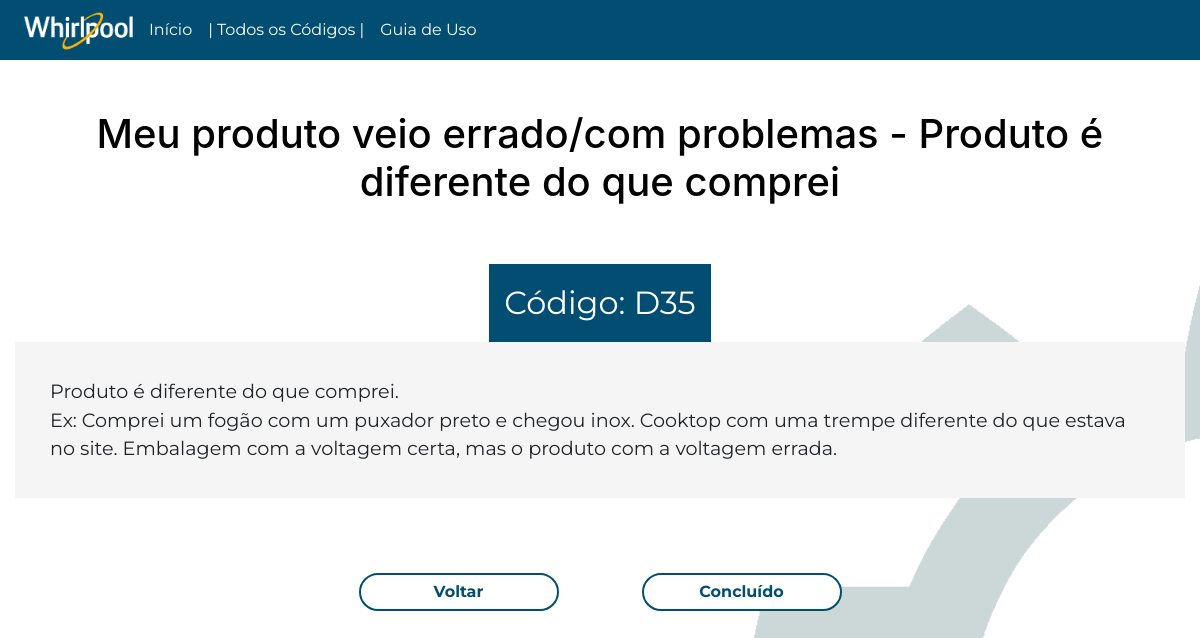
The page /resposta/D35 (signed in) on the database its author committed.
### app/models/tables.py (models this page shows, shortened)
class Motivos(db.Model):
    __tablename__ = "motivos"
    codigo = db.Column(db.String, primary_key = True)
    macro = db.Column(db.String)
    micro = db.Column(db.String)
    explicacao = db.Column(db.String)
    exemplo = db.Column(db.String)
    page = db.Column(db.String)

### app/controllers/default.py (the view)
@app.route('/resposta/<codigo>')
@login_required
def resposta(codigo):
    str(codigo)
    resposta = Motivos.query.filter_by(codigo=codigo).first_or_404(description='There is no data with {}'.format(codigo))
    return render_template('resposta.html',post=resposta)

### app/controllers/default.py (called while the page is built)
@lm.user_loader
def load_user(id):
    return User.query.filter_by(id=id).first()

### app/models/tables.py (called while the page is built)
    @property
    def is_authenticated(self):
        return True

### app/templates/resposta.html (shortened to what this page needs)
{% extends 'base.html' %}
{% block content %}
<div class="respostas">
  <h1>{{post['macro']}} - {{post['micro']}}</h1>
  <span>Código: {{post['codigo']}}</span>
  <p>{{post['explicacao']}} <br>
    {{post['exemplo']}}</p>
  <div class="btn-resposta">
    <a href="{{url_for(post['page'])}}" class="botao">Voltar</a>
    <a href="{{ url_for('index')}}" class="botao">Concluído</a>
  </div>
</div>
{% endblock %}

### app/static/css/style.css (style rules this page uses)
body, ul, li, p { margin: 0px; padding: 0px; list-style: none; font-size: 1rem; font-family: "Montserrat", sans-serif; }
body { background: #E0E7E7; background-image: url('/static/img/111.png'); background-repeat: no-repeat; background-position-x: 55vw; background-position-y: 10vw; }
a { text-decoration: none; color: white; font-weight: 700; }
h1 { color: #000; text-align: center; padding: 10px; }
.botao { color: #024E73; background-color: white; border: 2px solid #024E73; border-radius: 35px; padding: 5px; width: 200px; text-align:center; font-family: "Montserrat", sans-serif; text-decoration: none; font-size: 1rem; }
.respostas { margin-top: 5vh; display: flex; flex-direction: column; justify-content: center; align-items: center; }
.respostas span { margin-top: 40px; background-color: #024E73; font-family: "Montserrat", sans-serif; text-decoration: none; color: white; font-size: 2rem; padding: 15px; }
p { font-family: "Montserrat", sans-serif; text-decoration: none; font-size: 1.2rem; padding: 3%; background-color: whitesmoke; }
.btn-resposta { display: flex; width: 600px; padding: 5%; justify-content: space-between; align-items: center; }

### rows shown on the page
Motivos: macro "Meu produto veio errado/com problemas", micro "Produto é diferente do que comprei", codigo "D35", explicacao "Produto é diferente do que comprei.", exemplo "Ex: Comprei um fogão com um puxador preto e chegou inox. Cooktop com uma trempe diferente do que estava no site. Embalagem com a voltagem certa, mas o produto com a voltagem errada."
